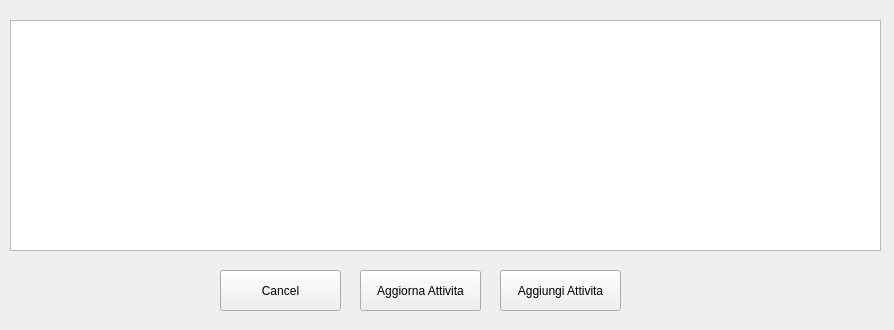
<?xml version="1.0" encoding="UTF-8"?>
<ui version="4.0">
 <class>attivita_table</class>
 <widget class="QWidget" name="attivita_table">
  <property name="geometry">
   <rect>
    <x>0</x>
    <y>0</y>
    <width>894</width>
    <height>330</height>
   </rect>
  </property>
  <property name="windowTitle">
   <string>Form</string>
  </property>
  <widget class="QTableWidget" name="attivita_table_widget">
   <property name="geometry">
    <rect>
     <x>10</x>
     <y>20</y>
     <width>871</width>
     <height>231</height>
    </rect>
   </property>
  </widget>
  <widget class="QPushButton" name="button_cancel_attivita_table">
   <property name="geometry">
    <rect>
     <x>220</x>
     <y>270</y>
     <width>121</width>
     <height>41</height>
    </rect>
   </property>
   <property name="text">
    <string>Cancel</string>
   </property>
  </widget>
  <widget class="QPushButton" name="button_aggiorna_attivita_table">
   <property name="geometry">
    <rect>
     <x>360</x>
     <y>270</y>
     <width>121</width>
     <height>41</height>
    </rect>
   </property>
   <property name="text">
    <string>Aggiorna Attivita</string>
   </property>
  </widget>
  <widget class="QPushButton" name="button_aggiungi_attivita_table">
   <property name="geometry">
    <rect>
     <x>500</x>
     <y>270</y>
     <width>121</width>
     <height>41</height>
    </rect>
   </property>
   <property name="text">
    <string>Aggiungi Attivita</string>
   </property>
  </widget>
 </widget>
 <resources/>
 <connections/>
</ui>
